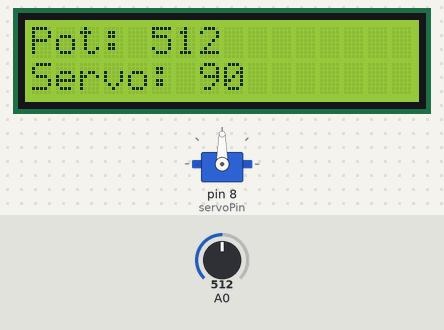
Bench run of a sketch on a simulated Arduino Uno, built with avr-gcc and run on an emulated ATmega328P. Shown: 16×2 character LCD, servo. The test bench sets the inputs (shaded band); at power-on: A0 = 512.

Above: at 1.2 s.
1.3 s: A0 set to 560
At 2.2 s:
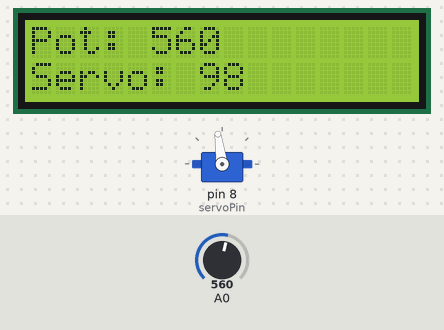
4.3 s: A0 set to 585
At 5.3 s:
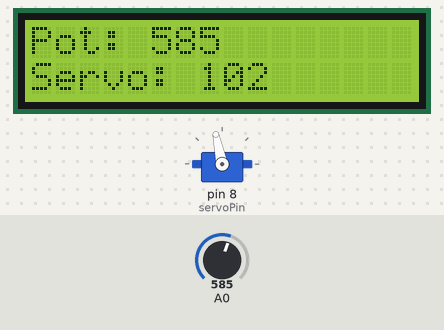
7.3 s: A0 set to 306
At 8.5 s:
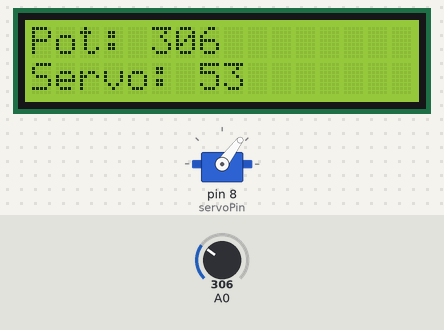
10.3 s: A0 set to 0
At 11.3 s:
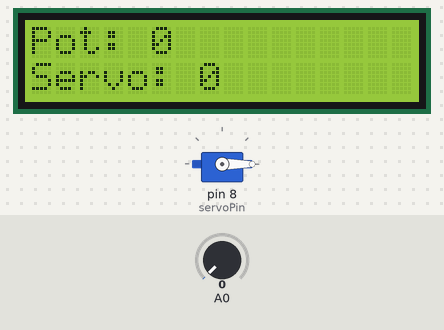
13.3 s: A0 set to 122
At 14.1 s:
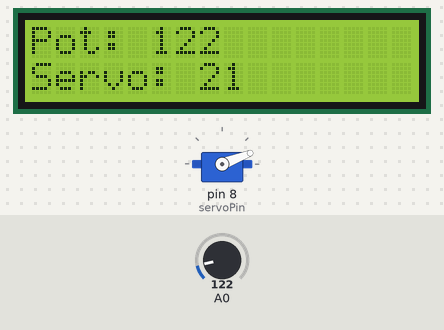
16.3 s: A0 set to 0
At 17.1 s:
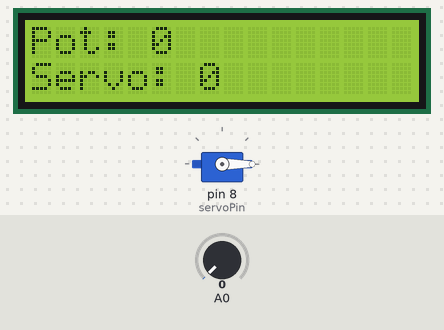
Timing chart, 0 to 19.3 s (numbered marks = the images above; inputs shaded):
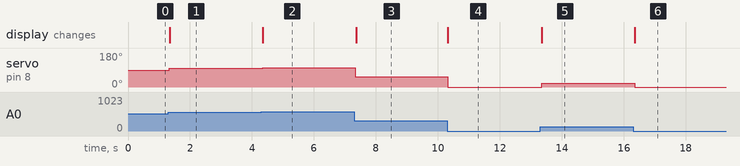

The sketch:

ServoPotLCD.ino
```cpp
#include <LiquidCrystal_I2C.h> // include la libreria per l'LCD
#include <Servo.h> // include la libreria per il servomotore

LiquidCrystal_I2C lcd(0x27, 16, 2); // crea un oggetto lcd
Servo myServo; // crea un oggetto servomotore

int servoPin = 8; // il pin del servomotore è l'8
int servoPos = 0; // la posizione corrente del servomotore
int potVal = 0; // il valore corrente del potenziometro

void setup() {
  lcd.init(); // inizializza l'LCD
  lcd.backlight(); // accende la retroilluminazione dell'LCD
  myServo.attach(servoPin); // collega il servomotore al pin specificato
}

void loop() {
  lcd.clear();
  potVal = analogRead(A0); // legge il valore del potenziometro
  servoPos = map(potVal, 0, 1023, 0, 180); // mappa il valore del potenziometro su un intervallo di 0-180 gradi
  myServo.write(servoPos); // imposta la posizione del servomotore in base al valore del potenziometro
  lcd.setCursor(0, 0); // imposta il cursore alla prima posizione della prima riga dell'LCD
  lcd.print("Pot: "); // scrive "Pot:" sull'LCD
  lcd.print(potVal); // scrive il valore del potenziometro sull'LCD
  lcd.setCursor(0, 1); // imposta il cursore alla prima posizione della seconda riga dell'LCD
  lcd.print("Servo: "); // scrive "Servo:" sull'LCD
  lcd.print(servoPos); // scrive la posizione del servomotore sull'LCD
   // attende 100ms prima di eseguire il loop nuovamente
   delay(15);
}
```

Measured:
- after the input at 1.3 s, servo on pin 8 (servoPin): 90° → 98° at once; the display: changes after 0.05 s (image 1)
- after the input at 4.3 s, servo on pin 8 (servoPin): 98° → 102° at once; the display: changes at once (image 2)
- after the input at 7.3 s, servo on pin 8 (servoPin): 102° → 53° at once; the display: changes after 0.07 s (image 3)
- after the input at 10.3 s, servo on pin 8 (servoPin): 53° → 0° at once; the display: changes at once (image 4)
- after the input at 13.3 s, servo on pin 8 (servoPin): 0° → 21° after 0.05 s; the display: changes after 0.06 s (image 5)
- after the input at 16.3 s, servo on pin 8 (servoPin): 21° → 0° after 0.05 s; the display: changes after 0.05 s (image 6)
